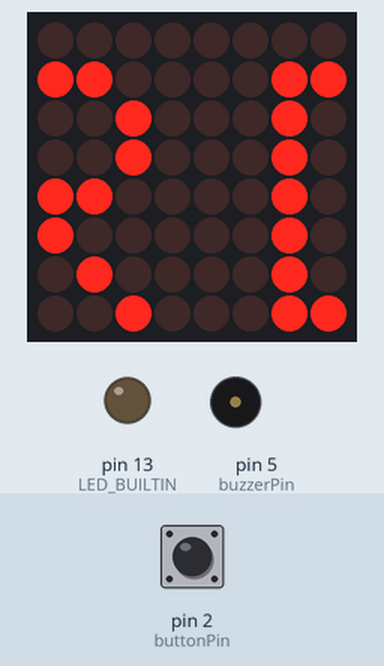
Recording of a sketch running on a simulated Arduino Uno, built with avr-gcc and run on an emulated ATmega328P. On the bench: 8×8 LED matrix, output pins drawn as LEDs (lit = HIGH), buzzer (waves = sounding). The test bench sets the inputs (shaded band); at power-on: pin 2 (buttonPin) HIGH. Random numbers use the default seed unless the sketch sets one.

Above: at 1.2 s.
1.3 s: pin 2 (buttonPin) pulled LOW for 0.15 s
At 1.91 s:
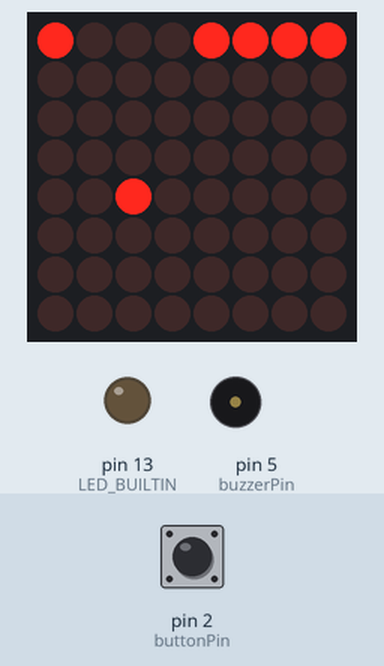
2.0 s: pin 2 (buttonPin) pulled LOW for 1 s
At 3.5 s:
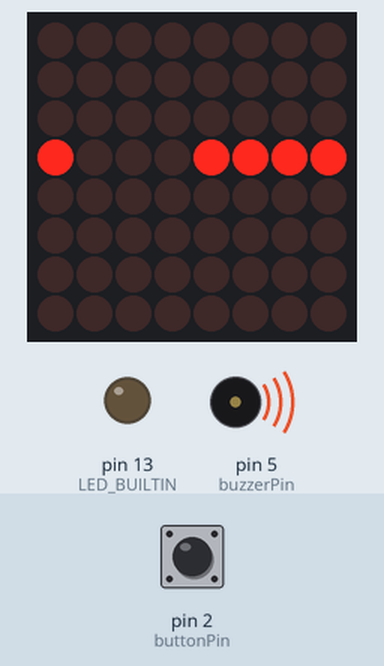
6.0 s: pin 2 (buttonPin) pulled LOW for 3.2 s
At 9.81 s:
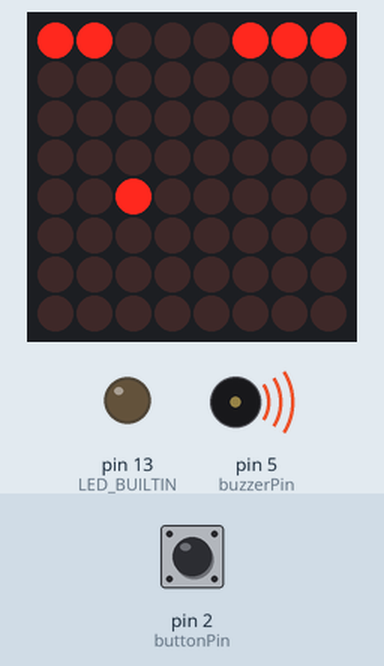
10.7 s: pin 2 (buttonPin) pulled LOW for 0.15 s
At 11.41 s:
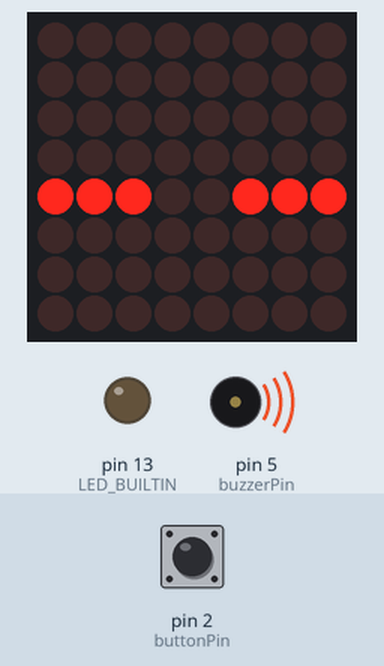
13.5 s: pin 2 (buttonPin) pulled LOW for 0.15 s
At 17.0 s:
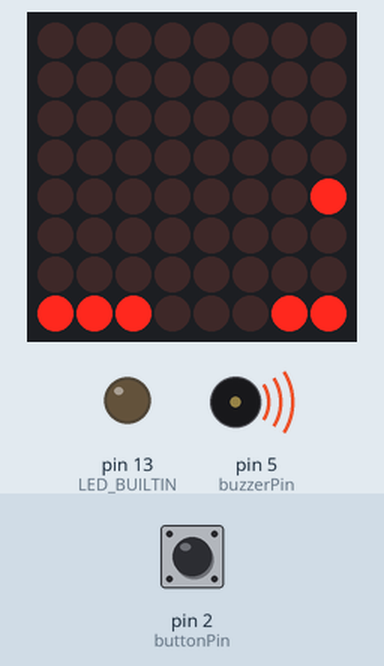
Timing chart, 0 to 18.5 s (numbered marks = the images above; inputs shaded):
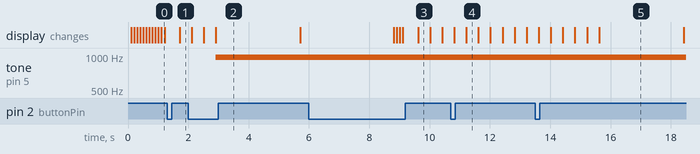

The sketch:

arduino_flappy_bird.ino
```cpp
/**
*   Arduino-based Flappy Bird Clone using Dot Matrix
*
*   By Roland Pelayo
*
*   v1.0 (1/18/2024) - First commit
*   v1.1 (1/22/2024) - Addded sound. Cleaned up code.
*
 */


#include <LEDMatrixDriver.hpp>
#include "fontmatrix.h"

#define MARQUEE_ANIM_DELAY  100     // Marquee speed (lower nubmers = faster)
#define GAME_FRAME_RATE     400     // Game frame rate (lower nubmers = faster)
#define MUTE                1       // Comment out if sound is to be disabled

//dot matrix connections
const uint8_t LEDMATRIX_CS_PIN = 9;
const int LEDMATRIX_SEGMENTS = 1;
const int LEDMATRIX_WIDTH  = LEDMATRIX_SEGMENTS * 8;
const int MID_POS = 4;              //bird x position at the start (also middle of matrix)
const int INIT_BIRD_POS = 3;        //bird y position at the start
const int JUMP_HEIGHT = 1;          //how many dots the bird jumps with every press
const int MAX_JUMP = 2;             //the maximum height the bird jumps before falling

// Marquee text on intro
char text[] = "ARDUINO FLAPPY BIRD";

// The LEDMatrixDriver class instance
LEDMatrixDriver lmd(LEDMATRIX_SEGMENTS, LEDMATRIX_CS_PIN);

// Action button. Must be an external interrupt pin
int buttonPin = 2;
int buzzerPin = 5;

int timeLine = 0;                   //variable used to determine the current position of obstacle
int birdHeight = INIT_BIRD_POS;     //variable used to determine the current position of bird
int holePosition = 0;               //variable used to determine the current position of hole in obstacle
bool falling = true;                //variable to indicate if bird is falling or rising
int riseCount = 0;                  //variable used to count bird position as it jumps
bool startGame = false;             //variable flag to start the game
int marquee_pos_x = 0;              //variable used to set marquee text position

/**
 * This function draws the bird to the given position.
 */
void drawBird(int x, int y) {
  lmd.setPixel(x, y, true);
}

/**
 * This function draws an obstacle given the position of the hole.
 */
void drawObstacle(int hole)
{
  int height = 0;
  while(height != hole){
    lmd.setPixel(height, timeLine, true);
    height++;
  }
  height = height + 3;
  while(height != 8){
    lmd.setPixel(height, timeLine, true);
    height++;
  }

}

/**
 * This function draws a string of the given length to the given position.
 */
void drawString(char* text, int len, int x, int y )
{
  for( int idx = 0; idx < len; idx ++ )
  {
    int c = text[idx] - 32;

    // stop if char is outside visible area
    if( x + idx * 8  > LEDMATRIX_WIDTH )
      return;

    // only draw if char is visible
    if( 8 + x + idx * 8 > 0 ){
      drawSprite( font[c], x + idx * 8, y, 8, 8 );
    }

  }
}

/**
 * Function that makes the bird jump
  */
void jumpBird(){
  //handle button debounce
  static unsigned long last_interrupt_time = 0;
  unsigned long interrupt_time = millis();
  // If interrupts come faster than 200ms, assume it's a bounce and ignore
  if (interrupt_time - last_interrupt_time > 200){
      if(!startGame){
        startGame = true;
      }
      falling = !falling;
  }
  last_interrupt_time = interrupt_time;
}

/**
 * Function called when bird hits obstacle or the ground
  */
void gameOver(){
  //game over sound
  #ifdef MUTE
  gameOverBuzz();
  #endif

  //draw an X on matrix
  for(int j = 0; j < 3; j++){
    lmd.clear();
    for (int i = 0; i < 8; i++) {
      lmd.setPixel(i, i, true);                 // Diagonal from top-left to bottom-right
      lmd.setPixel(i, 7 - i, true);              // Diagonal from top-right to bottom-left
      delay(100);  // Delay for better visibility (optional)
    }
    lmd.display();
    delay(500);
  }

  //reset bird position and obstacles
  birdHeight = 3;
  lmd.clear();
  startGame = false;
  timeLine = 0;
  falling = true;
  holePosition = random(1, 3);
}

/**
 * Function for game over sound
 */
void gameOverBuzz()
{
  int buzzLoop = 5;
  while(buzzLoop != 0) {
    analogWrite(buzzerPin, 200);
    delay(200);
    analogWrite(buzzerPin, 0);
    delay(200);
    buzzLoop--;
  }
}

/**
 * Function that shows running text intro
  */
void showIntro()
{
  // Draw the text to the current position
  int len = strlen(text);
  drawString(text, len, marquee_pos_x, 0);

  // In case you wonder why we don't have to call lmd.clear() in every loop: The font has a opaque (black) background...

  // Toggle display of the new framebuffer
  lmd.display();

  // Wait to let the human read the display
  delay(MARQUEE_ANIM_DELAY);

  // Advance to next coordinate
  if( --marquee_pos_x < len * -8 ) {
    marquee_pos_x = LEDMATRIX_WIDTH;
  }
}

/**
 * This draws a sprite to the given position using the width and height supplied (usually 8x8)
 */
void drawSprite( byte* sprite, int x, int y, int width, int height )
{
  // The mask is used to get the column bit from the sprite row
  byte mask = B10000000;

  for( int iy = 0; iy < height; iy++ )
  {
    for( int ix = 0; ix < width; ix++ )
    {
      lmd.setPixel(x + ix, y + iy, (bool)(sprite[iy] & mask ));

      // shift the mask by one pixel to the right
      mask = mask >> 1;
    }

    // reset column mask
    mask = B10000000;
  }
}

/**
 * Everything here is run once
 */
void setup() {
  pinMode(buttonPin, INPUT_PULLUP);
  pinMode(buzzerPin, OUTPUT);
  pinMode(LED_BUILTIN, OUTPUT);
  attachInterrupt(digitalPinToInterrupt(buttonPin), jumpBird, CHANGE);
  randomSeed(analogRead(0));
  lmd.setEnabled(true);
  lmd.setIntensity(2);
  //randomize first hole position
  holePosition = random(1, 3);
  //bird always starts at (3, 4)
  drawBird(birdHeight,MID_POS);
}

/**
 * Everything here repeats while power is on
  */
void loop() {
  while(!startGame){
    showIntro();
  }
  lmd.clear();
  if(falling){
     birdHeight++;
  }
  else{
     birdHeight--;
     riseCount = riseCount + JUMP_HEIGHT;
     if(riseCount == MAX_JUMP){
        falling = true;
        riseCount = 0;
     }

  }

  delay(GAME_FRAME_RATE);

  drawBird(birdHeight,4);
  drawObstacle(holePosition);
  lmd.display();
  timeLine++;
  if(timeLine == 8){
    timeLine = 0;
    holePosition = random(1, 5);
  }

  int holePlus = holePosition + 1;
  int holePlus2 = holePosition + 2;
  if((birdHeight != holePosition && timeLine == 4 && birdHeight != holePlus && birdHeight != holePlus2) || birdHeight == 7)
  {
    gameOver();
  }

}
```

Source omitted: fontmatrix.h (data table, 4158 bytes)

Measured:
- what the display in image 3 shows lasts 0.4 s, from 9.6 s to 10.0 s
